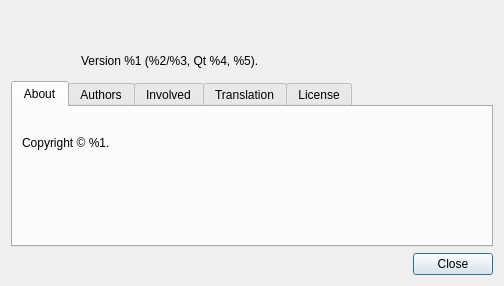
<?xml version="1.0" encoding="UTF-8"?>
<ui version="4.0">
 <class>AboutDialog</class>
 <widget class="QDialog" name="AboutDialog">
  <property name="geometry">
   <rect>
    <x>0</x>
    <y>0</y>
    <width>504</width>
    <height>286</height>
   </rect>
  </property>
  <property name="minimumSize">
   <size>
    <width>504</width>
    <height>286</height>
   </size>
  </property>
  <property name="windowTitle">
   <string>About</string>
  </property>
  <layout class="QVBoxLayout" name="verticalLayout_3">
   <item>
    <layout class="QHBoxLayout" name="horizontalLayout">
     <item>
      <widget class="QLabel" name="iconLabel">
       <property name="minimumSize">
        <size>
         <width>64</width>
         <height>64</height>
        </size>
       </property>
      </widget>
     </item>
     <item>
      <layout class="QVBoxLayout" name="verticalLayout_2">
       <item>
        <widget class="QLabel" name="label">
         <property name="styleSheet">
          <string notr="true">font:12pt; font-weight:bold;</string>
         </property>
         <property name="text">
          <string/>
         </property>
        </widget>
       </item>
       <item>
        <widget class="QLabel" name="versionLabel">
         <property name="text">
          <string>Version %1 (%2/%3, Qt %4, %5).</string>
         </property>
        </widget>
       </item>
      </layout>
     </item>
     <item>
      <spacer name="horizontalSpacer">
       <property name="orientation">
        <enum>Qt::Horizontal</enum>
       </property>
       <property name="sizeHint" stdset="0">
        <size>
         <width>0</width>
         <height>0</height>
        </size>
       </property>
      </spacer>
     </item>
    </layout>
   </item>
   <item>
    <widget class="QTabWidget" name="tabWidget">
     <property name="currentIndex">
      <number>0</number>
     </property>
     <widget class="QWidget" name="tab">
      <attribute name="title">
       <string>About</string>
      </attribute>
      <layout class="QVBoxLayout" name="verticalLayout">
       <item>
        <spacer name="verticalSpacer_3">
         <property name="orientation">
          <enum>Qt::Vertical</enum>
         </property>
         <property name="sizeType">
          <enum>QSizePolicy::Fixed</enum>
         </property>
         <property name="sizeHint" stdset="0">
          <size>
           <width>0</width>
           <height>0</height>
          </size>
         </property>
        </spacer>
       </item>
       <item>
        <widget class="QLabel" name="label_2">
         <property name="text">
          <string/>
         </property>
         <property name="wordWrap">
          <bool>true</bool>
         </property>
        </widget>
       </item>
       <item>
        <spacer name="verticalSpacer_2">
         <property name="orientation">
          <enum>Qt::Vertical</enum>
         </property>
         <property name="sizeType">
          <enum>QSizePolicy::Fixed</enum>
         </property>
         <property name="sizeHint" stdset="0">
          <size>
           <width>0</width>
           <height>0</height>
          </size>
         </property>
        </spacer>
       </item>
       <item>
        <widget class="QLabel" name="copyrightLabel">
         <property name="text">
          <string>Copyright © %1.</string>
         </property>
         <property name="wordWrap">
          <bool>true</bool>
         </property>
        </widget>
       </item>
       <item>
        <spacer name="verticalSpacer_4">
         <property name="orientation">
          <enum>Qt::Vertical</enum>
         </property>
         <property name="sizeType">
          <enum>QSizePolicy::Fixed</enum>
         </property>
         <property name="sizeHint" stdset="0">
          <size>
           <width>0</width>
           <height>0</height>
          </size>
         </property>
        </spacer>
       </item>
       <item>
        <widget class="QLabel" name="label_4">
         <property name="text">
          <string/>
         </property>
         <property name="wordWrap">
          <bool>true</bool>
         </property>
        </widget>
       </item>
       <item>
        <spacer name="verticalSpacer">
         <property name="orientation">
          <enum>Qt::Vertical</enum>
         </property>
         <property name="sizeHint" stdset="0">
          <size>
           <width>0</width>
           <height>0</height>
          </size>
         </property>
        </spacer>
       </item>
      </layout>
     </widget>
     <widget class="QWidget" name="tab_2">
      <attribute name="title">
       <string>Authors</string>
      </attribute>
      <layout class="QVBoxLayout" name="verticalLayout_4">
       <item>
        <widget class="QTextEdit" name="authorLabel">
         <property name="readOnly">
          <bool>true</bool>
         </property>
        </widget>
       </item>
      </layout>
     </widget>
     <widget class="QWidget" name="tab_3">
      <attribute name="title">
       <string>Involved</string>
      </attribute>
      <layout class="QVBoxLayout" name="verticalLayout_7">
       <item>
        <widget class="QLabel" name="label_5">
         <property name="text">
          <string>Contributors ordered by number of commits:</string>
         </property>
        </widget>
       </item>
       <item>
        <widget class="QTextEdit" name="involvedLabel">
         <property name="readOnly">
          <bool>true</bool>
         </property>
        </widget>
       </item>
      </layout>
     </widget>
     <widget class="QWidget" name="Seite">
      <attribute name="title">
       <string>Translation</string>
      </attribute>
      <layout class="QVBoxLayout" name="verticalLayout_5">
       <item>
        <widget class="QTextEdit" name="translationLabel">
         <property name="readOnly">
          <bool>true</bool>
         </property>
         <property name="plainText">
          <string>Current language not translated (or native English).
If you're interested in translating LMMS in another language or want to improve existing translations, you're welcome to help us! Simply contact the maintainer!</string>
         </property>
        </widget>
       </item>
      </layout>
     </widget>
     <widget class="QWidget" name="Seite_2">
      <attribute name="title">
       <string>License</string>
      </attribute>
      <layout class="QVBoxLayout" name="verticalLayout_6">
       <item>
        <widget class="QTextEdit" name="licenseLabel">
         <property name="readOnly">
          <bool>true</bool>
         </property>
        </widget>
       </item>
      </layout>
     </widget>
    </widget>
   </item>
   <item>
    <widget class="QDialogButtonBox" name="buttonBox">
     <property name="orientation">
      <enum>Qt::Horizontal</enum>
     </property>
     <property name="standardButtons">
      <set>QDialogButtonBox::Close</set>
     </property>
    </widget>
   </item>
  </layout>
 </widget>
 <resources/>
 <connections>
  <connection>
   <sender>buttonBox</sender>
   <signal>accepted()</signal>
   <receiver>AboutDialog</receiver>
   <slot>accept()</slot>
  </connection>
  <connection>
   <sender>buttonBox</sender>
   <signal>rejected()</signal>
   <receiver>AboutDialog</receiver>
   <slot>reject()</slot>
  </connection>
 </connections>
</ui>
